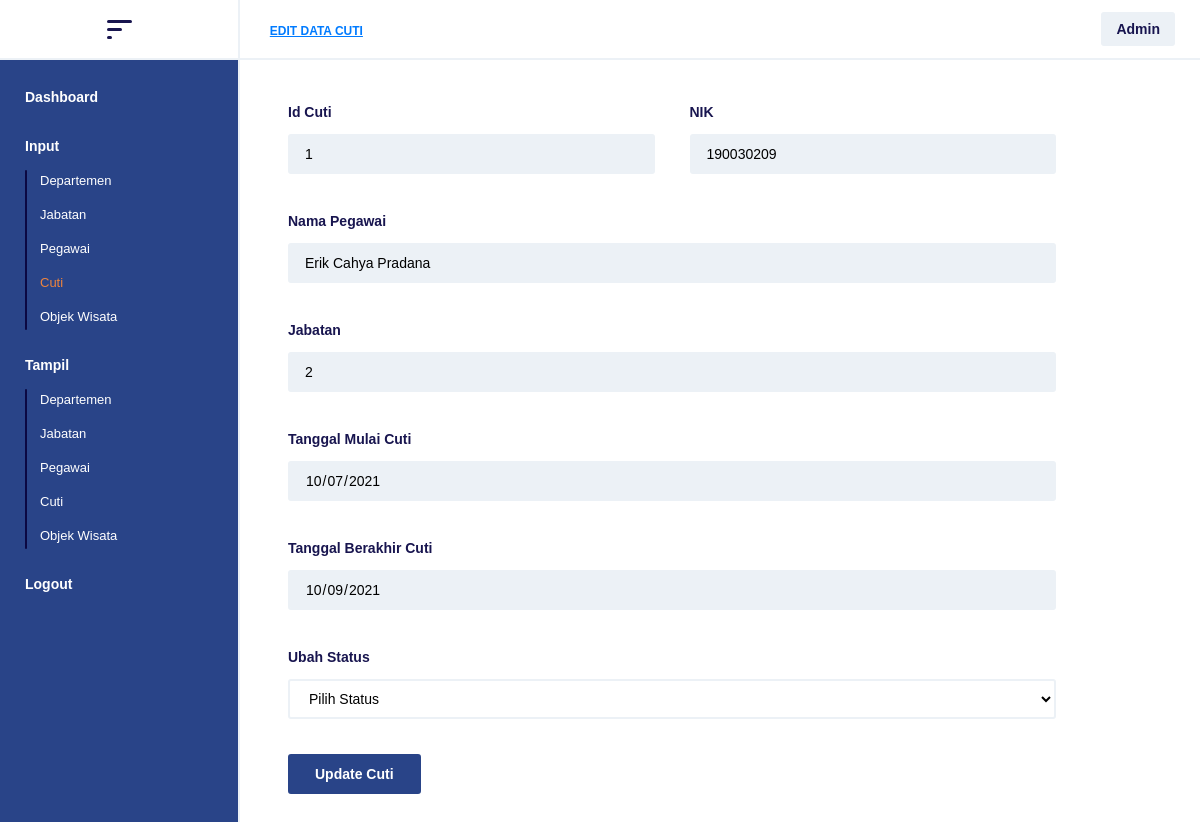
The app's page /public/cuti/detailCuti/1 (signed in) with its own data.
### tables this page shows
CREATE TABLE `cuti` (
  `id_cuti` int(11) NOT NULL,
  `nik` int(11) NOT NULL,
  `id_jabatan` varchar(50) DEFAULT NULL,
  `tgl_mulai_cuti` date DEFAULT NULL,
  `tgl_berakhir_cuti` date DEFAULT NULL,
  `status` varchar(50) DEFAULT NULL
);

CREATE TABLE `pegawai` (
  `nik` int(11) NOT NULL,
  `nama_pegawai` varchar(255) DEFAULT NULL,
  `tempat_lahir` varchar(50) DEFAULT NULL,
  `tanggal_lahir` date DEFAULT NULL,
  `jenis_kelamin` int(11) DEFAULT NULL,
  `no_hp` varchar(25) DEFAULT NULL,
  `email` varchar(50) DEFAULT NULL,
  `alamat` varchar(75) DEFAULT NULL,
  `id_jabatan` varchar(50) DEFAULT NULL
);

### app/core/Controller.php (called while the page is built, shortened)
<?php
class Controller
{
    public function view($view, $data = [])
    {
        require_once '../app/views/' . $view . '.php';
    }
    public function model($model)
    {
        return new $model2;
    }
}

### app/controllers/Cuti.php (called while the page is built, shortened)
<?php
class Cuti extends Controller implements MainIndex
{
    public function detailCuti($id_cuti)
    {
        $data["title"] = "Edit Data Cuti";
        $data["active"] = [
            'dashboard' => "",
            'departemen' => "",
            'jabatan' => "",
            'pegawai' => "",
            'cuti' => "color: #ed843e",
            'wisata' => "",
            'tampilPegawai' => "",
            'tampilCuti' => "",
            'tampilDashboard' => "",
            'tampilDepartemen' => "",
            'tampilJabatan' => "",
            'tampilWisata' => ""
        ];
        $data["dataCuti"] = $this->model('Cuti')->getDataCutiById($id_cuti);
        $this->view('/cuti/editCuti', $data);
    }
}

### app/core/App.php (called while the page is built, shortened)
<?php
class App
{
    protected $method = 'index';
    protected $parameter = [];
    public function __construct()
    {
        $url = $this->parseURL();
        if (@file_exists('../app/controllers/' . $url[0] . '.php')) {
            unset($url[0]);
        }
        $this->controller = new $controller;
        if (isset($url[1])) {
            if (method_exists($this->controller, $url[1])) {
                $this->method = $url[1];
                unset($url[1]);
            }
        }
        if (!empty($url)) {
            $this->parameter = array_values($url);
        }
        call_user_func_array([$this->controller, $this->method], $this->parameter);
    }
    public function parseURL()
    {
        if (isset($_GET['url'])) {
            $url = rtrim($_GET['url'], '/');
            $url = filter_var($url, FILTER_SANITIZE_URL);
            $url = explode('/', $url);
            return $url;
        }
    }
}

### public/index.php (called while the page is built, shortened)
<?php
$app = new paytrik\app\core\App;

### app/core/Database.php (called while the page is built, shortened)
<?php
class Database
{
    private $host = DB_HOST;
    private $password = DB_PASSWORD;
    private $username = DB_USERNAME;
    private $dbName = DB_NAME;
    private $dbHandler;
    private $statement;
    public function __construct()
    {
        $dsn = 'mysql:host=' . $this->host . ';dbname=' . $this->dbName;
        $option = [
            PDO::ATTR_PERSISTENT => true,
            PDO::ATTR_ERRMODE => PDO::ERRMODE_EXCEPTION
        ];
        try {
            $this->dbHandler = new PDO($dsn, $this->username, $this->password, $option);
        } catch (PDOException $e) {
            die($e->getMessage());
        }
    }
    public function query($query)
    {
        $this->statement = $this->dbHandler->prepare($query);
    }
    public function execute()
    {
        $this->statement->execute();
    }
    public function single()
    {
        $this->execute();
        return $this->statement->fetch(PDO::FETCH_ASSOC);
    }
}

### app/models/Cuti.php (called while the page is built, shortened)
<?php
class Cuti
{
    private $database;
    public function __construct()
    {
        $this->database = new Database;
    }
    public function getDataCutiById($id_cuti)
    {
        $this->database->query("SELECT * FROM cuti JOIN jabatan ON cuti.id_jabatan=jabatan.id_jabatan JOIN pegawai ON cuti.nik=pegawai.nik WHERE id_cuti='$id_cuti'");
        return $this->database->single();
    }
}

### app/views/cuti/editCuti.php (the view, shortened to what this page needs)
<form method="POST" action="<?= ROOT ?>/cuti/editCuti/<?= $data["dataCuti"]["id_cuti"] ?>">
    <div class="winput bflex">
        <div class="cinput rmargin">
            <span> Id Cuti </span>
            <input type="number" name="id_cuti" value="<?= $data["dataCuti"]["id_cuti"] ?>" readonly>
        </div>
        <div class="cinput">
            <span> NIK </span>
            <input type="text" id="nik_field" value="<?= $data["dataCuti"]["nik"] ?>" readonly />
        </div>
    </div>
    <div class="winput tmargin">
        <span> Nama Pegawai </span>
        <input type="text" name="nama_pegawai" value="<?= $data["dataCuti"]["nama_pegawai"] ?>" readonly>
    </div>
    <div class="winput tmargin">
        <span> Jabatan </span>
        <input type="text" id="nama_jabatan" value="<?= $data["dataCuti"]["id_jabatan"] ?>" readonly />
    </div>
    <div class="winput tmargin">
        <span> Tanggal Mulai Cuti </span>
        <input type="date" name="tgl_mulai_cuti" value="<?= $data["dataCuti"]["tgl_mulai_cuti"] ?>" placeholder="Masukan Mulai Cuti . . ." readonly>
    </div>
    <div class="winput tmargin">
        <span> Tanggal Berakhir Cuti </span>
        <input type="date" name="tgl_berakhir_cuti" value="<?= $data["dataCuti"]["tgl_berakhir_cuti"] ?>" placeholder="Masukkan Tanggal Berakhir Cuti . . ." readonly>
    </div>
    <?php if ($_SESSION['level'] == 'Admin' || $_SESSION['level'] == 'Kepala Departemen') { ?>
        <div class="winput tmargin">
            <span> Ubah Status </span>
            <select name="status">
                <option disabled selected>Pilih Status</option>
            </select>
        </div>
    <?php } ?>
    <div class="winput tmargin">
        <button type="submit" name="btn-input" style="left: 0px"> Update Cuti </button>
    </div>
</form>

### records on screen
cuti: id_cuti "1", nik.nik "190030209", nama_pegawai "Erik Cahya Pradana", nik.id_jabatan "2", tgl_mulai_cuti "10/07/2021", tgl_berakhir_cuti "10/09/2021"

### other values on screen
$data["title"] "EDIT DATA CUTI"
$_SESSION['level'] "Admin"
